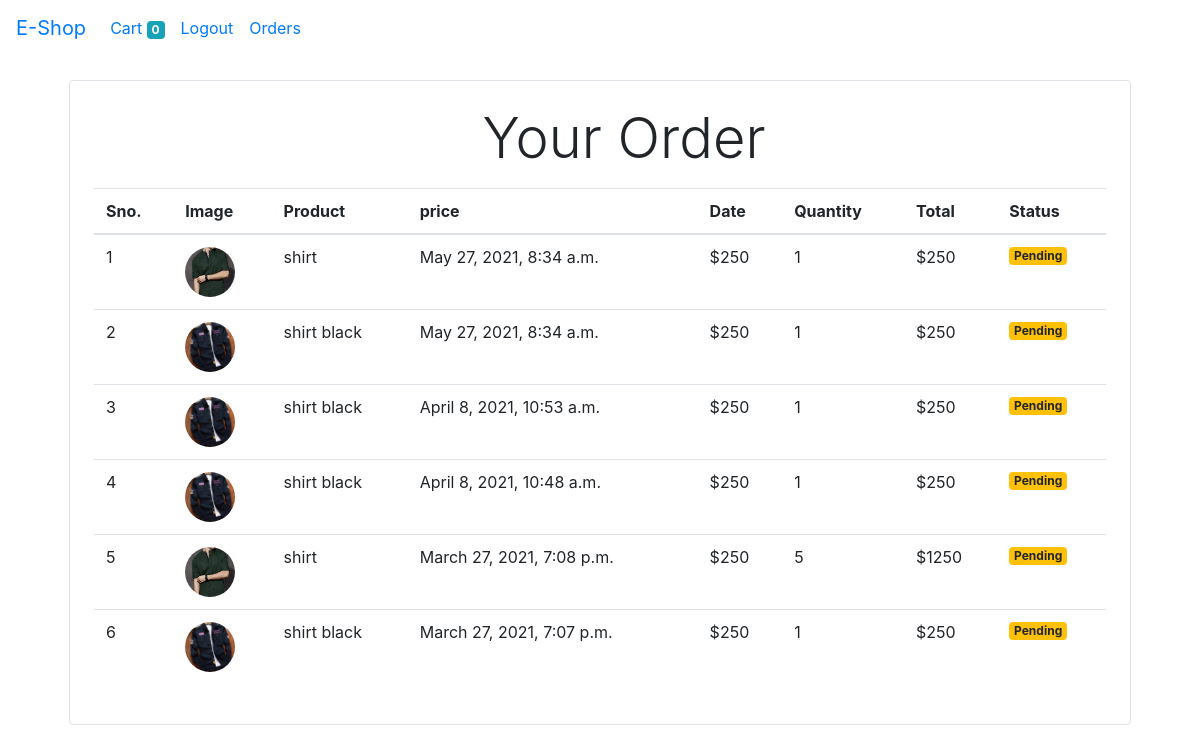
/order/ (signed in), run on an earlier commit of the app's database.
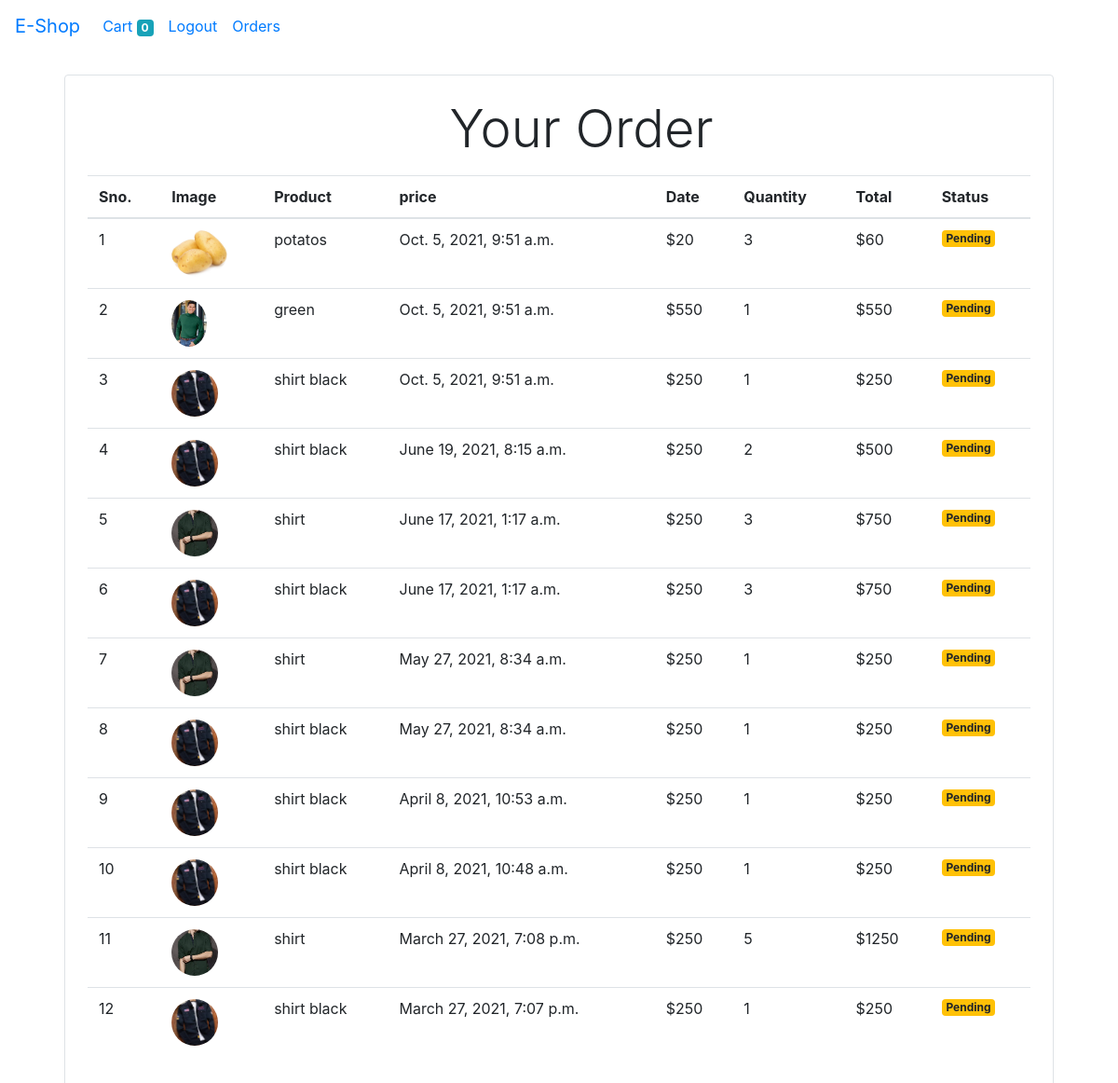
And on a later commit of the database.
### store/models.py (models this page shows, shortened)
class Order(models.Model):
    product = models.ForeignKey(Product,on_delete=models.CASCADE)
    customer = models.ForeignKey(Customer,on_delete=models.CASCADE)
    quantity = models.IntegerField(default=1)
    price = models.IntegerField()
    address = models.CharField(max_length=100,blank=True,null=True)
    phone = models.CharField(max_length=12, blank=True,null=True)
    country = models.CharField(max_length=200,null=True)
    city = models.CharField(max_length=200,null=True)
    state = models.CharField(max_length=200,null=True)
    dist = models.CharField(max_length=200,null=True)
    zipcode = models.CharField(max_length=20,null=True)
    date = models.DateTimeField(auto_now_add=True)
    status = models.BooleanField(default=False)
    @staticmethod
    def get_orders_by_customer(customer_id):
        return Order.objects.filter(customer=customer_id).order_by('-date')

class Product(models.Model):
    name = models.CharField(max_length=100)
    price = models.IntegerField(default=0)
    category = models.ForeignKey(Category, on_delete=models.CASCADE, default=1)
    description = models.CharField(max_length=200, default='', null=True, blank=True)
    image = models.ImageField(upload_to='products/')

### store/views.py (the view)
# urls.py: path('order/', OrderView.as_view(), name='order'),
class OrderView(View):
    def get(self,request):
        customer = request.session.get('customer')
        order = Order.get_orders_by_customer(customer)
        return render(request,'order.html',{'order':order})

### store/templatetags/cart.py (called while the page is built)
@register.filter(name='currency')
def currency(number):
    return '$'+str(number)

@register.filter(name='multiply')
def multiply(number,number1):
    return number * number1

### store/templates/order.html (shortened to what this page needs)
{% extends 'base.html' %}
{% block body %}
{% load cart %}
<div class="container">
    <div class="border rounded p-4 m-4">
        <p class="display-4 text-center pl-4 ml-4">Your Order</p>
        <table class="table">
            <thead>
                <tr>
                    <th>Sno.</th>
                    <th>Image</th>
                    <th>Product</th>
                    <th>price</th>
                    <th>Date</th>
                    <th>Quantity</th>
                    <th>Total</th>
                    <th>Status</th>
                </tr>
            </thead>
            <tbody>
                {% for order in order %}
                <tr>
                    <td>{{ forloop.counter}}</td>
                    <td><img style="height:50px" class="rounded-circle" src="{{order.product.image.url}}" alt="image not found"></td>
                    <td>{{order.product.name}}</td>
                    <td>{{order.date}}</td>
                    <td>{{order.price|currency}}</td>
                    <td>{{order.quantity}}</td>
                    <td>{{order.quantity|multiply:order.price|currency}}</td>
                    {% if order.status %}
                        <td><small class="badge badge-success">Complete</small></td>
                    {% else %}
                        <td><small class="badge badge-warning">Pending</small></td>
                    {% endif %}
                </tr>
                {% endfor %}
            </tbody>
        </table>
    </div>
</div>
{% endblock %}>

What changed in the data, as far as the page shows it:
added Order: product.image (picture), product.name "potatos", date "Oct. 5, 2021, 9:51 a.m.", price "$20", quantity "3", quantity|multiply "$60", status "Pending"
added Order: product.image (picture), product.name "green", date "Oct. 5, 2021, 9:51 a.m.", price "$550", quantity "1", quantity|multiply "$550", status "Pending"
added Order: product.image (picture), product.name "shirt black", date "Oct. 5, 2021, 9:51 a.m.", price "$250", quantity "1", quantity|multiply "$250", status "Pending"
added Order: product.image (picture), product.name "shirt black", date "June 19, 2021, 8:15 a.m.", price "$250", quantity "2", quantity|multiply "$500", status "Pending"
added Order: product.image (picture), product.name "shirt", date "June 17, 2021, 1:17 a.m.", price "$250", quantity "3", quantity|multiply "$750", status "Pending"
added Order: product.image (picture), product.name "shirt black", date "June 17, 2021, 1:17 a.m.", price "$250", quantity "3", quantity|multiply "$750", status "Pending"
